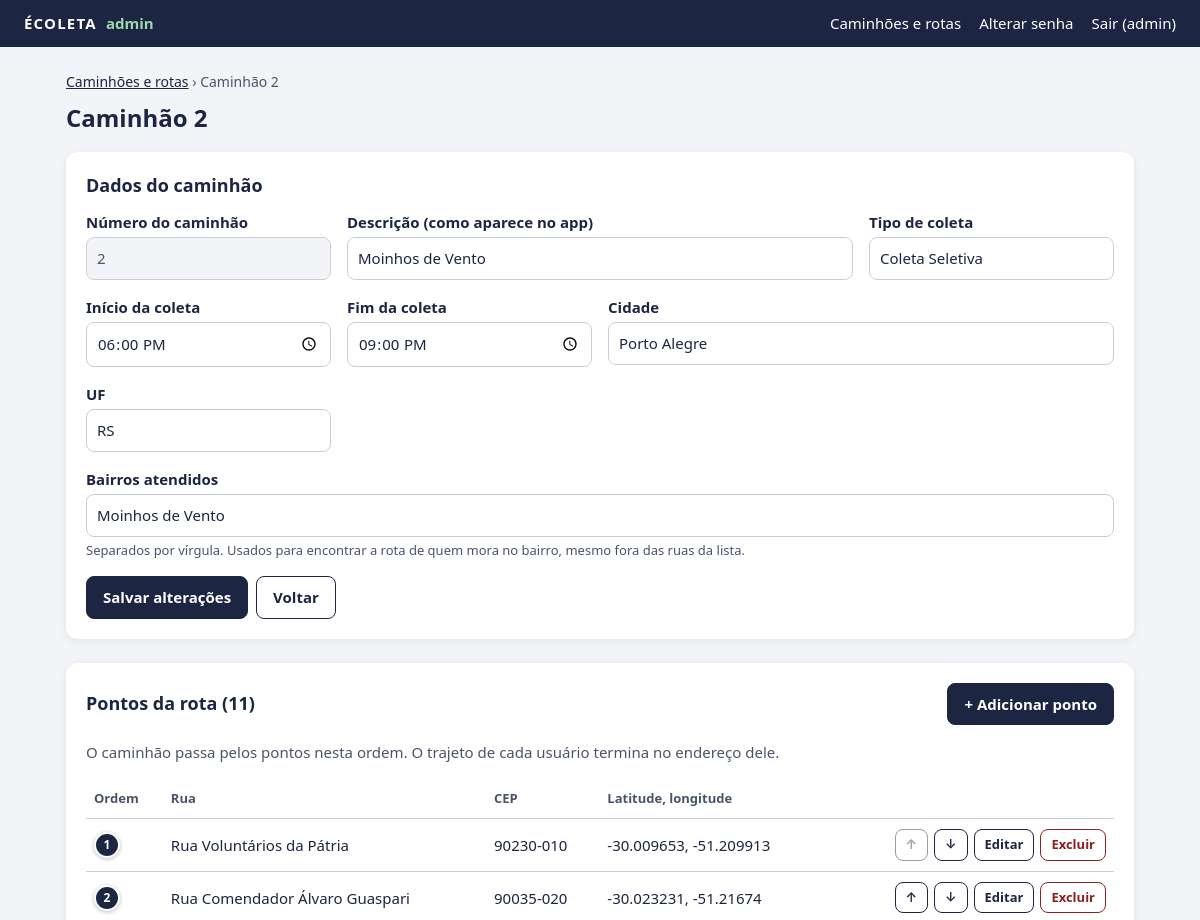
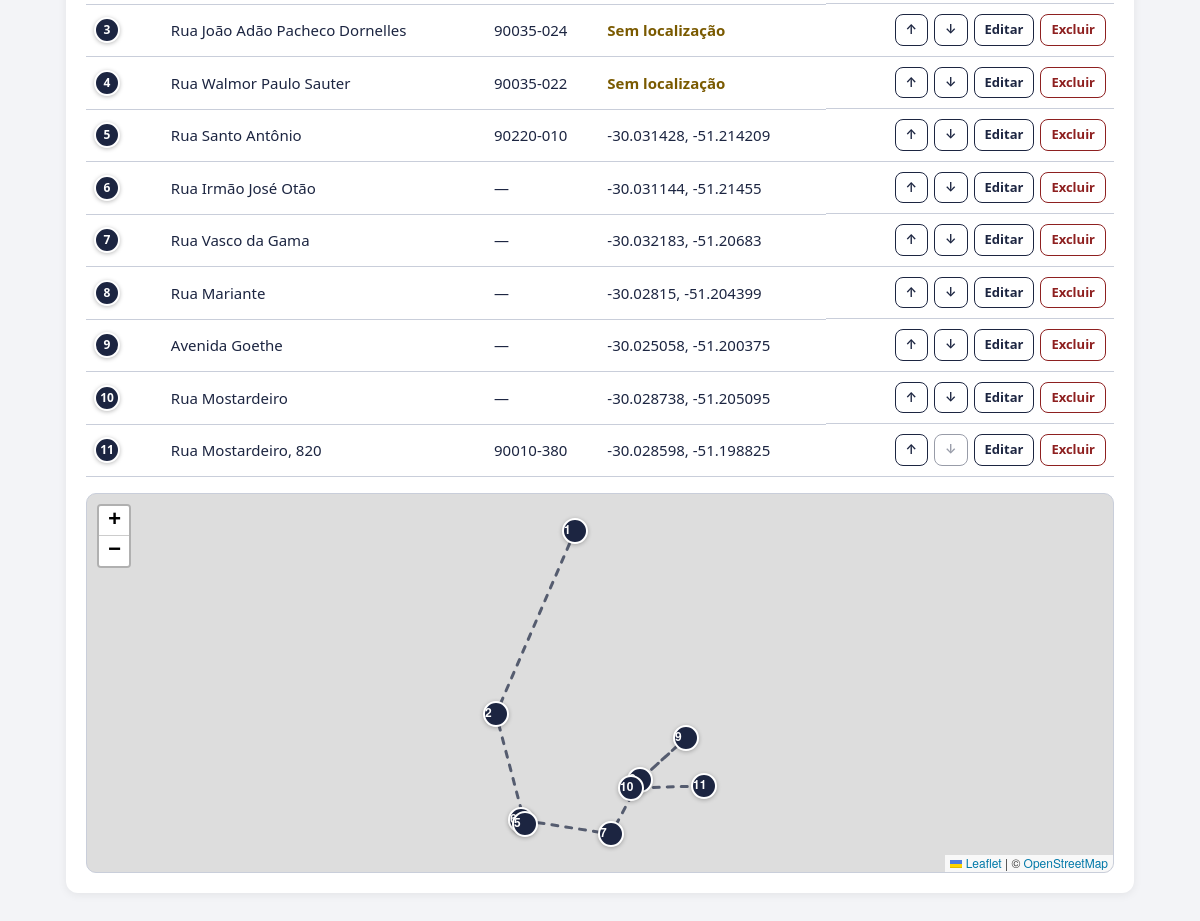
Page /admin/caminhao.php?id=2 (signed in) on the committed database (2 pictures, top to bottom).
### tables this page shows
CREATE TABLE `rotas` (
  `id` int NOT NULL,
  `descricao` varchar(150) NOT NULL,
  `tipo` varchar(50) NOT NULL,
  `horario_inicio` time NOT NULL,
  `horario_fim` time NOT NULL,
  `cidade` varchar(120) NOT NULL DEFAULT 'Porto Alegre',
  `uf` char(2) NOT NULL DEFAULT 'RS'
);

CREATE TABLE `rota_pontos` (
  `id` int NOT NULL,
  `rota_id` int NOT NULL,
  `ordem` smallint NOT NULL,
  `rua` varchar(200) NOT NULL,
  `numero` varchar(10) DEFAULT NULL,
  `cep` char(8) DEFAULT NULL,
  `latitude` decimal(10,7) DEFAULT NULL,
  `longitude` decimal(10,7) DEFAULT NULL
);

### admin/inc/bootstrap.php (called while the page is built, shortened)
<?php
require_once __DIR__ . '/../../api/classes/Endereco.php';
function db(): PDO
{
    static $pdo = null;
    return $pdo ??= (new Database())->conectar();
}
function h(?string $texto): string
{
    return htmlspecialchars((string) $texto, ENT_QUOTES | ENT_SUBSTITUTE, 'UTF-8');
}

### admin/inc/RotasAdmin.php (called while the page is built, shortened)
<?php
class RotasAdmin
{
    private PDO $db;
    public function __construct(PDO $db)
    {
        $this->db = $db;
    }
    public function buscar(int $id): ?array
    {
        $stmt = $this->db->prepare('SELECT * FROM rotas WHERE id = :id');
        $stmt->execute([':id' => $id]);
        $rota = $stmt->fetch(PDO::FETCH_ASSOC);
        $stmt = $this->db->prepare('SELECT bairro FROM rota_bairros WHERE rota_id = :id ORDER BY bairro');
        $stmt->execute([':id' => $id]);
        $rota['bairros'] = $stmt->fetchAll(PDO::FETCH_COLUMN);
        return $rota;
    }
    public function pontos(int $rotaId): array
    {
        $stmt = $this->db->prepare('SELECT * FROM rota_pontos WHERE rota_id = :id ORDER BY ordem');
        $stmt->execute([':id' => $rotaId]);
        return $stmt->fetchAll(PDO::FETCH_ASSOC);
    }
}

### api/classes/Endereco.php (called while the page is built, shortened)
<?php
class Endereco
{
    public static function somenteDigitos(string $cep): string
    {
        return preg_replace('/\D/', '', $cep);
    }
    public static function formatarCep(string $cep): string
    {
        $digitos = self::somenteDigitos($cep);
        return strlen($digitos) === 8
            ? substr($digitos, 0, 5) . "-" . substr($digitos, 5)
            : $cep;
    }
}

### admin/caminhao.php (the view, shortened to what this page needs)
<?php
require_once __DIR__ . '/inc/bootstrap.php';
require_once __DIR__ . '/inc/layout.php';
require_once __DIR__ . '/inc/RotasAdmin.php';
$rotas = new RotasAdmin(db());
$id = isset($_GET['id']) ? (int) $_GET['id'] : null;
$novo = $id === null;
$rota = $novo ? null : $rotas->buscar($id);
$form = [
    'id' => $novo ? $rotas->proximoNumero() : (int) $rota['id'],
    'descricao' => $rota['descricao'] ?? '',
    'tipo' => $rota['tipo'] ?? TIPOS[0],
    'horario_inicio' => substr($rota['horario_inicio'] ?? '18:00', 0, 5),
    'horario_fim' => substr($rota['horario_fim'] ?? '21:00', 0, 5),
    'cidade' => $rota['cidade'] ?? 'Porto Alegre',
    'uf' => $rota['uf'] ?? 'RS',
    'bairros' => implode(', ', $rota['bairros'] ?? []),
];
$pontos = $novo ? [] : $rotas->pontos($id);
$titulo = $novo ? 'Novo caminhão' : "Caminhão {$id}";
?>
<p class="trilha"><a href="caminhoes.php">Caminhões e rotas</a> › <?= h($titulo) ?></p>
<h1><?= h($titulo) ?></h1>
<section class="cartao">
  <h2>Dados do caminhão</h2>
  <form method="post" class="formulario grade">
    <div>
      <label for="id">Número do caminhão</label>
      <input id="id" name="id" type="number" min="1" max="999999" value="<?= (int) $form['id'] ?>" <?= $novo ? 'required' : 'readonly' ?>>
    </div>
    <div class="largura-2">
      <label for="descricao">Descrição (como aparece no app)</label>
      <input id="descricao" name="descricao" maxlength="150" value="<?= h($form['descricao']) ?>" placeholder="Ex.: São Geraldo / Humaitá" required>
    </div>
    <div>
      <label for="tipo">Tipo de coleta</label>
      <input id="tipo" name="tipo" maxlength="50" list="tipos" value="<?= h($form['tipo']) ?>" required>
    </div>
    <div>
      <label for="horario_inicio">Início da coleta</label>
      <input id="horario_inicio" name="horario_inicio" type="time" value="<?= h($form['horario_inicio']) ?>" required>
    </div>
    <div>
      <label for="horario_fim">Fim da coleta</label>
      <input id="horario_fim" name="horario_fim" type="time" value="<?= h($form['horario_fim']) ?>" required>
    </div>
    <div class="largura-2">
      <label for="cidade">Cidade</label>
      <input id="cidade" name="cidade" maxlength="120" value="<?= h($form['cidade']) ?>" required>
    </div>
    <div>
      <label for="uf">UF</label>
      <input id="uf" name="uf" maxlength="2" value="<?= h($form['uf']) ?>" required>
    </div>
    <div class="largura-total">
      <label for="bairros">Bairros atendidos</label>
      <input id="bairros" name="bairros" value="<?= h($form['bairros']) ?>" placeholder="Ex.: São Geraldo, Humaitá">
      <small>Separados por vírgula. Usados para encontrar a rota de quem mora no bairro, mesmo fora das ruas da lista.</small>
    </div>
    <div class="acoes largura-total">
      <button type="submit" class="botao"><?= $novo ? 'Cadastrar caminhão' : 'Salvar alterações' ?></button>
      <a class="botao botao-secundario" href="caminhoes.php">Voltar</a>
    </div>
  </form>
</section>
<?php if (!$novo): ?>
<section class="cartao" id="pontos">
  <div class="titulo-pagina">
    <h2>Pontos da rota (<?= count($pontos) ?>)</h2>
    <a class="botao" href="ponto.php?rota=<?= (int) $id ?>">+ Adicionar ponto</a>
  </div>
  <p class="dica">O caminhão passa pelos pontos nesta ordem. O trajeto de cada usuário termina no endereço dele.</p>
  <?php if (!$pontos): ?>
  <p class="vazio">Nenhum ponto cadastrado. Adicione pelo menos dois para formar a rota.</p>
  <?php else: ?>
  <div class="tabela-rolagem">
    <table class="tabela">
      <thead>
        <tr>
          <th scope="col">Ordem</th>
          <th scope="col">Rua</th>
          <th scope="col">CEP</th>
          <th scope="col">Latitude, longitude</th>
          <th scope="col"><span class="sr-only">Ações</span></th>
        </tr>
      </thead>
      <tbody>
        <?php foreach ($pontos as $indice => $ponto): ?>
        <tr>
          <td><span class="numero-ponto"><?= (int) $ponto['ordem'] ?></span></td>
          <td><?= h($ponto['rua']) ?><?= $ponto['numero'] ? ', ' . h($ponto['numero']) : '' ?></td>
          <td class="sem-quebra"><?= $ponto['cep'] ? h(Endereco::formatarCep($ponto['cep'])) : '—' ?></td>
          <td class="sem-quebra">
            <?php if ($ponto['latitude'] !== null && $ponto['longitude'] !== null): ?>
            <?= h(rtrim(rtrim($ponto['latitude'], '0'), '.')) ?>, <?= h(rtrim(rtrim($ponto['longitude'], '0'), '.')) ?>
            <?php else: ?>
            <span class="alerta">Sem localização</span>
            <?php endif; ?>
          </td>
          <td class="acoes-linha">
            <?php foreach (['subir_ponto' => ['↑', 'Subir', $indice === 0], 'descer_ponto' => ['↓', 'Descer', $indice === count($pontos) - 1]] as $acao => [$seta, $rotulo, $desativado]): ?>
            <form method="post">
              <button type="submit" class="botao botao-pequeno botao-secundario" title="<?= $rotulo ?>" aria-label="<?= $rotulo ?> o ponto <?= (int) $ponto['ordem'] ?>" <?= $desativado ? 'disabled' : '' ?>><?= $seta ?></button>
            </form>
            <?php endforeach; ?>
            <a class="botao botao-pequeno botao-secundario" href="ponto.php?rota=<?= (int) $id ?>&amp;id=<?= (int) $ponto['id'] ?>">Editar</a>
            <form method="post" onsubmit="return confirm('Excluir o ponto <?= (int) $ponto['ordem'] ?>?')">
              <button type="submit" class="botao botao-pequeno botao-perigo">Excluir</button>
            </form>
          </td>
        </tr>
        <?php endforeach; ?>
      </tbody>
    </table>
  </div>
  <div id="mapa-rota" class="mapa" aria-label="Mapa com os pontos da rota"></div>
  <?php endif; ?>
</section>
<?php endif; ?>

### admin/assets/admin.css (style rules this page uses)
:root { --azul: #1c2541; --verde: #14532d; --vermelho: #8e2020; --amarelo: #7a5a00; --texto: #1c2541; --texto-suave: #4a5468; --borda: #c9ceda; --fundo: #f3f4f7; --branco: #fff; }
* { box-sizing: border-box; }
body { margin: 0; background: var(--fundo); color: var(--texto); font: 15px/1.5 system-ui, -apple-system, "Segoe UI", Roboto, sans-serif; }
a { color: var(--azul); }
h1 { margin: 0 0 16px; font-size: 24px; }
h2 { margin: 0 0 12px; font-size: 18px; }
.trilha { margin: 0 0 8px; color: var(--texto-suave); font-size: 14px; }
.titulo-pagina { display: flex; flex-wrap: wrap; align-items: center; justify-content: space-between; gap: 12px; margin-bottom: 16px; }
.titulo-pagina h1, .titulo-pagina h2 { margin: 0; }
.cartao { margin-bottom: 24px; padding: 20px; border-radius: 12px; background: var(--branco); box-shadow: 0 2px 10px #0001; }
.formulario label { display: block; margin-bottom: 4px; font-weight: 600; }
.formulario input, .formulario select { width: 100%; padding: 9px 10px; border: 1px solid var(--borda); border-radius: 8px; background: var(--branco); color: var(--texto); font: inherit; }
.formulario input[readonly] { background: var(--fundo); color: var(--texto-suave); }
.formulario small { display: block; margin-top: 4px; color: var(--texto-suave); font-size: 13px; }
.grade { display: grid; grid-template-columns: repeat(4, minmax(0, 1fr)); gap: 16px; }
.largura-2 { grid-column: span 2; }
.largura-total { grid-column: 1 / -1; }
.acoes { display: flex; flex-wrap: wrap; gap: 8px; }
.botao { display: inline-block; padding: 9px 16px; border: 1px solid var(--azul); border-radius: 8px; background: var(--azul); color: var(--branco); font: inherit; font-weight: 600; text-decoration: none; white-space: nowrap; cursor: pointer; }
.botao:disabled { opacity: .45; cursor: not-allowed; filter: none; }
.botao-secundario { background: var(--branco); color: var(--azul); }
.botao-perigo { border-color: var(--vermelho); background: var(--branco); color: var(--vermelho); }
.botao-pequeno { padding: 5px 10px; font-size: 13px; }
.tabela-rolagem { overflow-x: auto; }
.tabela { width: 100%; border-collapse: collapse; }
.tabela th, .tabela td { padding: 10px 8px; border-bottom: 1px solid var(--borda); text-align: left; vertical-align: middle; }
.tabela th { color: var(--texto-suave); font-size: 13px; font-weight: 600; }
.acoes-linha { display: flex; flex-wrap: wrap; justify-content: flex-end; gap: 6px; }
.acoes-linha form { margin: 0; }
.sem-quebra { white-space: nowrap; }
.alerta { color: var(--amarelo); font-weight: 600; }
.vazio, .dica { color: var(--texto-suave); }
.numero-ponto, .marcador-ponto { display: inline-grid; place-items: center; width: 26px; height: 26px; border: 2px solid var(--branco); border-radius: 50%; background: var(--azul); color: var(--branco); font-size: 12px; font-weight: 700; box-shadow: 0 1px 4px #0004; }
.mapa { height: 380px; margin-top: 16px; border-radius: 10px; border: 1px solid var(--borda); }

### rows in the picture
rotas: id "2", descricao "Moinhos de Vento", tipo "Coleta Seletiva", cidade "Porto Alegre", uf "RS", bairros "Moinhos de Vento"
rota_pontos: ordem "1", rua "Rua Voluntários da Pátria", cep "90230-010", latitude "-30.009653", longitude "-51.209913", seta "↑", seta "↓"
rota_pontos: ordem "2", rua "Rua Comendador Álvaro Guaspari", cep "90035-020", latitude "-30.023231", longitude "-51.21674", seta "↑", seta "↓"
rota_pontos: ordem "3", rua "Rua João Adão Pacheco Dornelles", cep "90035-024", shows "Sem localização", seta "↑", seta "↓"
rota_pontos: ordem "4", rua "Rua Walmor Paulo Sauter", cep "90035-022", shows "Sem localização", seta "↑", seta "↓"
rota_pontos: ordem "5", rua "Rua Santo Antônio", cep "90220-010", latitude "-30.031428", longitude "-51.214209", seta "↑", seta "↓"
rota_pontos: ordem "6", rua "Rua Irmão José Otão", latitude "-30.031144", longitude "-51.21455", seta "↑", seta "↓"
rota_pontos: ordem "7", rua "Rua Vasco da Gama", latitude "-30.032183", longitude "-51.20683", seta "↑", seta "↓"
rota_pontos: ordem "8", rua "Rua Mariante", latitude "-30.02815", longitude "-51.204399", seta "↑", seta "↓"
rota_pontos: ordem "9", rua "Avenida Goethe", latitude "-30.025058", longitude "-51.200375", seta "↑", seta "↓"
rota_pontos: ordem "10", rua "Rua Mostardeiro", latitude "-30.028738", longitude "-51.205095", seta "↑", seta "↓"
rota_pontos: ordem "11", rua "Rua Mostardeiro", numero "820", cep "90010-380", latitude "-30.028598", longitude "-51.198825", seta "↑", seta "↓"

### other values in the picture
$admin['usuario'] "admin"
$titulo "Caminhão 2"
count($pontos) "11"
